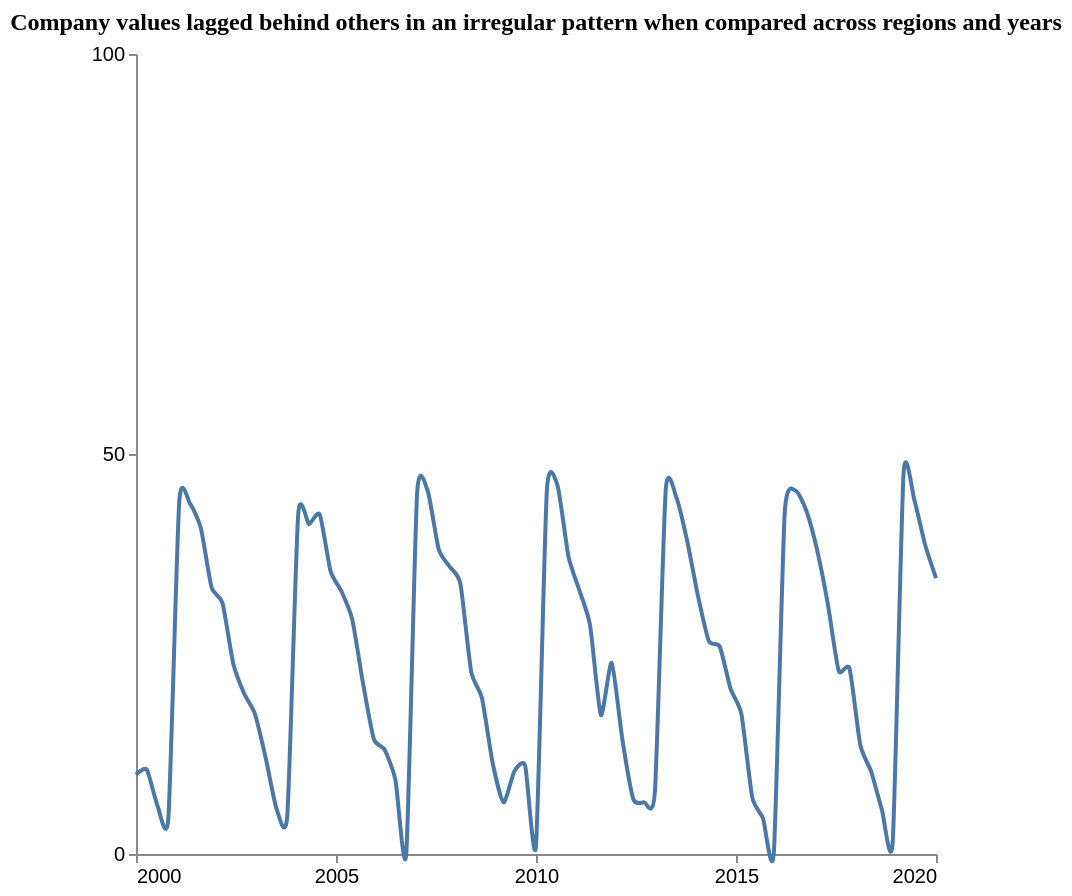

Vega-Lite specification stored for this chart:
### Vega-Lite specification from a JSON file in a GitHub repository (floating-point values rounded to 4 significant figures)
{"$schema": "https://vega.github.io/schema/vega-lite/v5.json", "description": "Pattern: Periodic", "data": {"values": [{"X": 2000.0, "Y": 9.919}, {"X": 2000.0, "Y": 10.55}, {"X": 2001.0, "Y": 5.993}, {"X": 2001.0, "Y": 4.624}, {"X": 2001.0, "Y": 44.01}, {"X": 2001.0, "Y": 43.78}, {"X": 2002.0, "Y": 40.7}, {"X": 2002.0, "Y": 33.29}, {"X": 2002.0, "Y": 31.38}, {"X": 2002.0, "Y": 23.78}, {"X": 2003.0, "Y": 20.06}, {"X": 2003.0, "Y": 17.52}, {"X": 2003.0, "Y": 11.99}, {"X": 2004.0, "Y": 5.664}, {"X": 2004.0, "Y": 4.891}, {"X": 2004.0, "Y": 42.35}, {"X": 2004.0, "Y": 41.25}, {"X": 2005.0, "Y": 42.44}, {"X": 2005.0, "Y": 35.35}, {"X": 2005.0, "Y": 32.86}, {"X": 2005.0, "Y": 29.34}, {"X": 2006.0, "Y": 21.33}, {"X": 2006.0, "Y": 14.36}, {"X": 2006.0, "Y": 13.03}, {"X": 2006.0, "Y": 9.231}, {"X": 2007.0, "Y": 0.0}, {"X": 2007.0, "Y": 45.0}, {"X": 2007.0, "Y": 45.29}, {"X": 2008.0, "Y": 38.09}, {"X": 2008.0, "Y": 35.94}, {"X": 2008.0, "Y": 33.82}, {"X": 2008.0, "Y": 22.82}, {"X": 2009.0, "Y": 19.49}, {"X": 2009.0, "Y": 11.31}, {"X": 2009.0, "Y": 6.439}, {"X": 2009.0, "Y": 10.34}, {"X": 2010.0, "Y": 11.02}, {"X": 2010.0, "Y": 1.061}, {"X": 2010.0, "Y": 45.31}, {"X": 2011.0, "Y": 46.02}, {"X": 2011.0, "Y": 37.21}, {"X": 2011.0, "Y": 33.01}, {"X": 2011.0, "Y": 28.59}, {"X": 2012.0, "Y": 17.38}, {"X": 2012.0, "Y": 23.9}, {"X": 2012.0, "Y": 14.21}, {"X": 2012.0, "Y": 6.879}, {"X": 2013.0, "Y": 6.477}, {"X": 2013.0, "Y": 7.79}, {"X": 2013.0, "Y": 45.49}, {"X": 2014.0, "Y": 44.5}, {"X": 2014.0, "Y": 39.03}, {"X": 2014.0, "Y": 32.14}, {"X": 2014.0, "Y": 26.59}, {"X": 2015.0, "Y": 25.92}, {"X": 2015.0, "Y": 20.65}, {"X": 2015.0, "Y": 17.49}, {"X": 2015.0, "Y": 7.099}, {"X": 2016.0, "Y": 4.46}, {"X": 2016.0, "Y": 0.1717}, {"X": 2016.0, "Y": 42.5}, {"X": 2016.0, "Y": 45.43}, {"X": 2017.0, "Y": 42.94}, {"X": 2017.0, "Y": 38.02}, {"X": 2017.0, "Y": 31.2}, {"X": 2018.0, "Y": 22.89}, {"X": 2018.0, "Y": 23.2}, {"X": 2018.0, "Y": 13.62}, {"X": 2018.0, "Y": 10.32}, {"X": 2019.0, "Y": 5.512}, {"X": 2019.0, "Y": 1.573}, {"X": 2019.0, "Y": 47.55}, {"X": 2019.0, "Y": 44.23}, {"X": 2020.0, "Y": 38.62}, {"X": 2020.0, "Y": 34.49}]}, "mark": {"type": "line", "interpolate": "cardinal", "tension": 0.4}, "encoding": {"x": {"field": "X", "type": "quantitative", "title": "", "axis": {"grid": false, "format": "d", "values": [2000, 2005, 2010, 2015, 2020], "tickSize": 4}, "scale": {"domain": [2000, 2020]}}, "y": {"field": "Y", "type": "quantitative", "title": "", "axis": {"grid": false, "format": "d", "values": [0, 50, 100], "tickSize": 4, "tickOpacity": 1}, "scale": {"domain": [0, 100]}}}, "title": {"text": "Company values lagged behind others in an irregular pattern when compared across regions and years", "anchor": "middle", "font": "Tahoma", "fontSize": 12}, "config": {"lineBreak": "^", "view": {"stroke": null}}, "height": 400, "width": 400, "autosize": "pad"}
